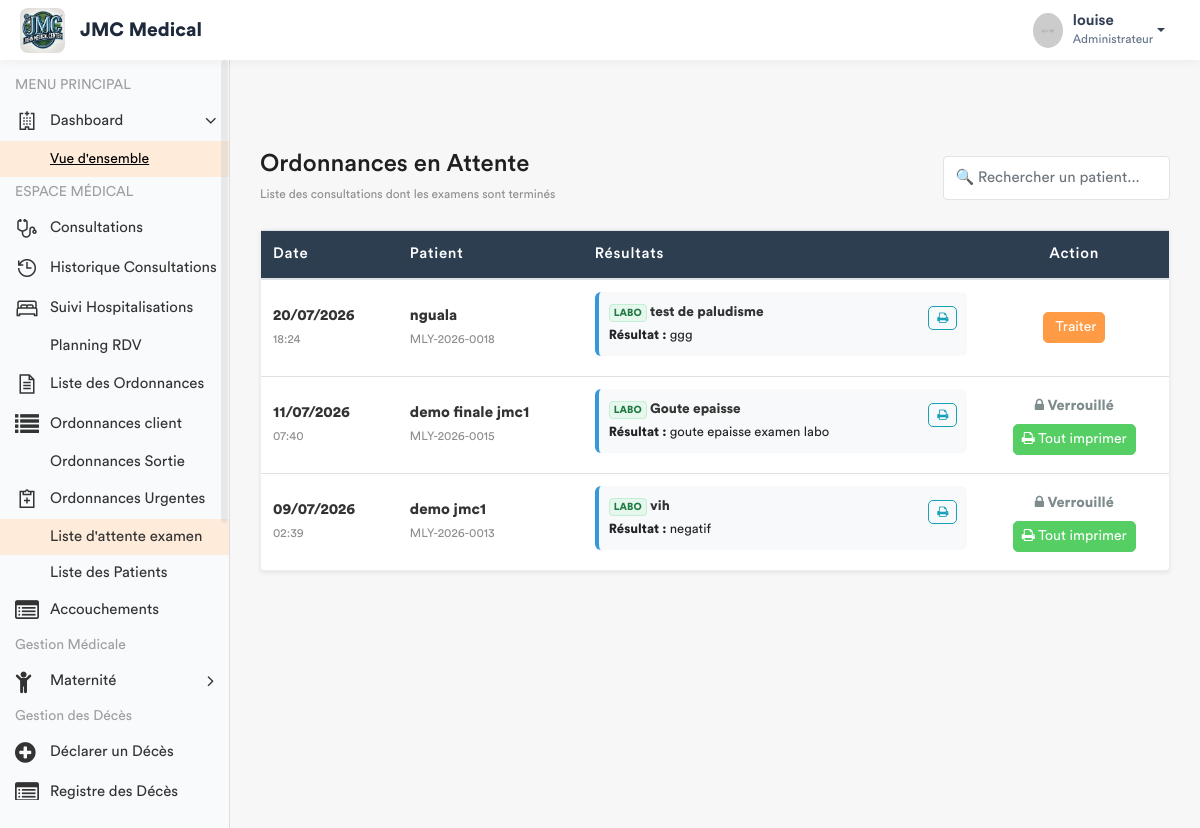
Before: /medecin/salle-d-attente/ (signed in) with the older database file.
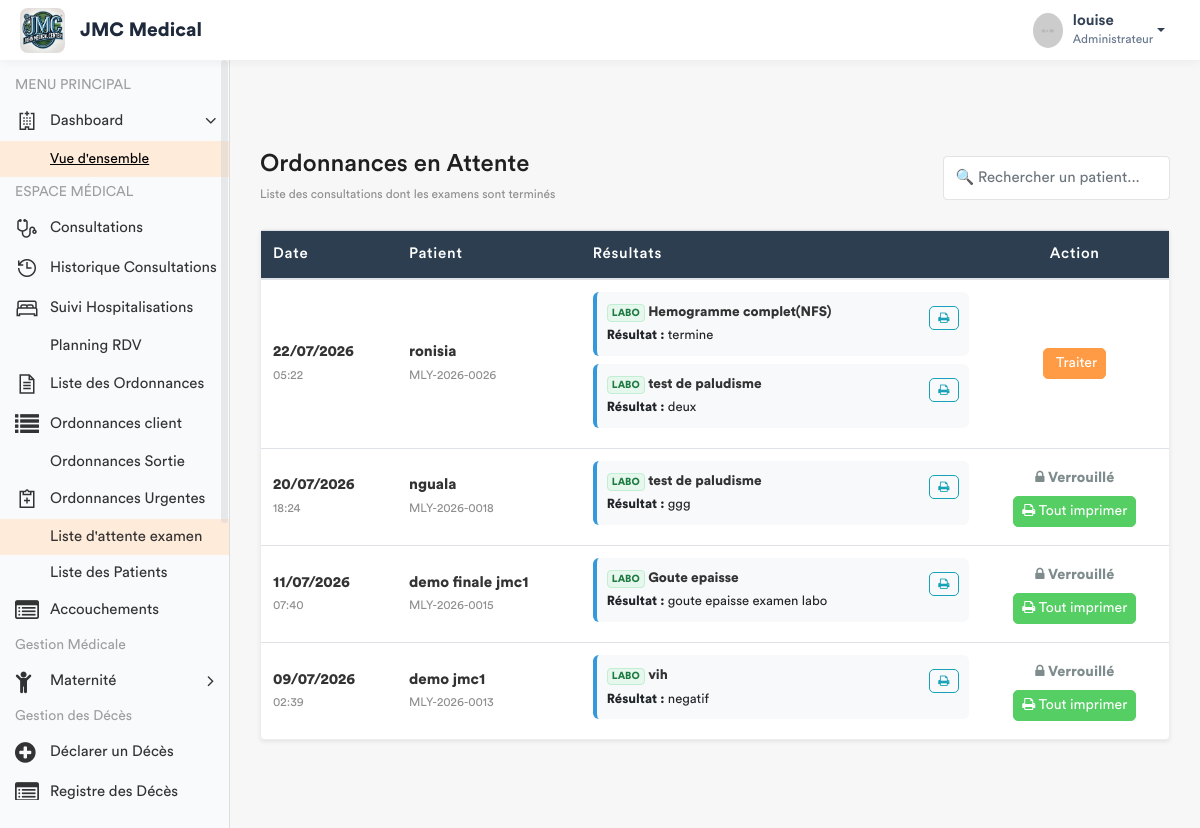
After: the same page with the newer database file.
### app/models.py (models this page shows, shortened)
class Consultation(models.Model):
    triage = models.OneToOneField(SigneVital, db_index=True, on_delete=models.CASCADE)
    medecin = models.ForeignKey(settings.AUTH_USER_MODEL, on_delete=models.SET_NULL, null=True)
    motif_consultation = models.TextField(verbose_name="Motif")
    antecedent = models.CharField(max_length  = 255 , null = True , blank = True)
    histoire_maladie = models.TextField(verbose_name="Histoire de la maladie")
    examen_physique = models.TextField(verbose_name="Examen physique")
    complement_d_anamnese = models.CharField(max_length=200, null=True)
    hypothese_diagnostique = models.TextField(verbose_name="Hypothèse diagnostique")
    date_creation = models.DateTimeField(default=timezone.now)
    consultation_payee = models.BooleanField(default=False, verbose_name="Consultation payée")
    session = models.OneToOneField(SessionSoins, on_delete=models.CASCADE, null=True)
    hopital = models.ForeignKey(Hopital , on_delete= models.SET_NULL , null = True)

class SigneVital(models.Model):
    patient = models.ForeignKey(Patient, on_delete=models.CASCADE)
    temperature = models.DecimalField(max_digits=4, decimal_places=1)
    poids = models.DecimalField(max_digits=5, decimal_places=2)
    tension_arterielle = models.CharField(max_length=10)
    frequence_cardiaque = models.IntegerField()
    frequence_respiratoire = models.IntegerField(null=True, blank=True)
    saturation_oxygene = models.IntegerField(null=True, blank=True)
    date_prelevement = models.DateTimeField(default=timezone.now)
    infirmier = models.ForeignKey(User, on_delete=models.SET_NULL, null=True)
    est_consulte = models.BooleanField(default=False)
    session = models.ForeignKey(SessionSoins, on_delete=models.CASCADE, related_name='signes_vitaux', null=True)
    hopital = models.ForeignKey(Hopital , on_delete= models.SET_NULL , null = True)

class Patient(models.Model):
    TYPE_CHOICES = [
        ('SIMPLE', 'Patient Simple'),
        ('FIDELE', 'Patient Fidèle'),
        ('CONVENTIONNE', 'Patient Conventionné'),
    ]
    code_patient = models.CharField(max_length=20, unique=True, editable=False)
    noms = models.CharField(max_length=100)
    service = models.ForeignKey('Service', on_delete=models.PROTECT, related_name='patients', null=True)
    sexe = models.CharField(max_length=1, choices=[('M', 'Masculin'), ('F', 'Féminin')])
    age = models.CharField(max_length=30)
    adresse = models.TextField()
    telephone = models.CharField(max_length=20)
    hopital = models.ForeignKey(Hopital , on_delete=models.SET_NULL , related_name= 'patient_hopital', null = True)
    type_patient = models.CharField(max_length=15, choices=TYPE_CHOICES, default='SIMPLE')
    a_carte_fidelite = models.BooleanField(default=False, verbose_name="Possède carte de fidélité")
    entreprise = models.ForeignKey(
        'Entreprise',
        on_delete=models.SET_NULL,
        null=True,
        blank=True,
        related_name='patients',
        verbose_name="Entreprise (si conventionné)"
    )
    fiche_payee = models.BooleanField(default=False)
    created_by = models.ForeignKey(User, on_delete=models.SET_NULL, null=True, related_name='patients_crees')
    date_creation = models.DateTimeField(auto_now_add=True)
    date_modification = models.DateTimeField(auto_now=True)

class DemandeExamen(models.Model):
    STATUT = [
        ('EN_ATTENTE', 'En attente'),
        ('TERMINE', 'Terminé'),
        ('ANNULE', 'Annulé'),
    ]
    consultation = models.ForeignKey('Consultation', related_name='examens', on_delete=models.CASCADE)
    prestation = models.ForeignKey('Prestation', on_delete=models.PROTECT)
    indication = models.TextField(blank=True, help_text="Note du médecin pour le technicien")
    resultat = models.TextField(blank=True, null=True)
    image_resultat = models.ImageField(upload_to='resultats_examens/', blank=True, null=True)
    technicien = models.ForeignKey(
        settings.AUTH_USER_MODEL,
        related_name='examens_realises',
        on_delete=models.SET_NULL,
        null=True,
        blank=True
    )
    statut = models.CharField(max_length=20, choices=STATUT, default='EN_ATTENTE')
    date_demande = models.DateTimeField(default=timezone.now)
    date_realisation = models.DateTimeField(null=True, blank=True)
    quantite = models.PositiveIntegerField(default=1)
    hopital = models.ForeignKey(Hopital , on_delete= models.SET_NULL , null = True)

class Prestation(models.Model):
    CATEGORIES = [
        ('ADM', 'Administratif'),
        ('CONS', 'Consultation'),
        ('LABO', 'Laboratoire'),
        ('SOIN', 'Soins'),
        ('ECHO', 'Échographie'),
        ('RADIO', 'Radiologie'),
        ('SCAN', 'Scanner'),
        ('IRM', 'IRM'),
        ('CARDIO', 'Cardiographie'),
        ('GYNECO', 'Gynécographie'),
        ('ONCO', 'Oncologie'),
        ('ORTHO', 'Orthopédie'),
        ('DERMA', 'Dermatologie'),
        ('OPHTA', 'Ophtalmologie'),
        ('PSY', 'Psychiatrie'),
        ('KINE', 'Rééducation / Kinésithérapie'),
        ('MED', 'Acte Médical'),
        ('CHIR', 'Acte Chirurgical'),
        ('CONS_MAT', 'Consultation Maternité'),
        ('MAT', 'Forfait Maternité / Accouchement'),
    ]
    libelle = models.CharField(max_length=200, verbose_name="Libellé")
    categorie = models.CharField(max_length=10, choices=CATEGORIES, verbose_name="Catégorie")
    prix = models.DecimalField(max_digits=10, decimal_places=2, default=Decimal('0.00'), verbose_name="Prix (USD)")
    hopital =  models.ForeignKey(Hopital, on_delete= models.SET_NULL , null = True , related_name = 'hopital_prestation')
    valeur_normale = models.CharField(
        max_length=150, blank=True, null=True,
        verbose_name="Valeur Normale / Référence (Labo uniquement)",
        help_text="Ex: 70-110 mg/dl, Négatif, etc."
    )
    class Meta:
        verbose_name = "Prestation"
        verbose_name_plural = "Prestations"

### app/views.py (the view, shortened to what this page needs)
# urls.py: path('medecin/salle-d-attente/', views.liste_attente_ordonnance_view, name='liste_attente_medecin'),
@login_required
def liste_attente_ordonnance_view(request):
    role = Fonction.objects.select_related('hopital', 'fonctionKey').filter(userKey=request.user).first()
    hopital_user = role.hopital if role else None
    fonctionKey = role.fonctionKey.roleName if role and role.fonctionKey else None
    if not hopital_user:
        messages.error(request, "Votre compte n'est rattaché à aucun hôpital.")
        return redirect('enregistrement_patient')
    consultations_en_attente = Consultation.objects.filter(
        examens__statut='TERMINE',
        triage__patient__hopital=hopital_user
    ).prefetch_related(
        'examens__prestation',
        'ordonnance_set'
    ).distinct().order_by('-date_creation')
    for c in consultations_en_attente:
        c.ordonnance_existante = c.ordonnance_set.exists()
        c.examens_termines = c.examens.filter(statut='TERMINE')
    lits_disponibles = Lit.objects.filter(
        est_occupe=False,
        hopital=hopital_user
    ).select_related('chambre').order_by('nom_lit')
    return render(request, 'back-end/medecin/liste_attente.html', {
        'consultations_en_attente': consultations_en_attente,
        'lits_disponibles': lits_disponibles,
        'fonctionKey': fonctionKey,
        'now': timezone.now(),
    })

### app/templates/back-end/medecin/liste_attente.html (shortened to what the changed rows need)
{% load static %}
<!DOCTYPE html>
<html lang="fr">
<head>
    {% include 'back-end/includes/css.html' %}
</head>
<body>
    <div class="main-wrapper">
        <div class="page-wrapper">
            <div class="content container-fluid">
                <div class="card shadow-sm">
                    <div class="card-body p-0">
                        <div class="table-responsive">
                            <table class="table table-hover mb-0" id="tablePatients">
                                <thead style="background: #2c3e50; color: white;">
                                    <tr>
                                        <th>Date</th>
                                        <th>Patient</th>
                                        <th>Résultats</th>
                                        <th class="text-center">Action</th>
                                    </tr>
                                </thead>
                                <tbody>
                                    {% for c in consultations_en_attente %}
                                    <tr>
                                        <td class="align-middle">
                                            <strong>{{ c.date_creation|date:"d/m/Y" }}</strong><br>
                                            <small class="text-muted">{{ c.date_creation|date:"H:i" }}</small>
                                        </td>
                                        <td class="align-middle">
                                            <strong>{{ c.triage.patient.noms }}</strong><br>
                                            <small class="text-muted">{{ c.triage.patient.code_patient }}</small>
                                        </td>
                                        <td class="align-middle">
                                            {% if c.examens_termines %}
                                                {% for exam in c.examens_termines %}
                                                <div class="exam-card">
                                                    <div class="exam-info">
                                                        <span class="badge
                                                            {% if exam.prestation.categorie == 'LABO' %}badge-labo
                                                            {% elif exam.prestation.categorie == 'RADIO' %}badge-radio
                                                            {% else %}badge-echo{% endif %}">
                                                            {{ exam.prestation.categorie }}
                                                        </span>
                                                        <strong>{{ exam.prestation.libelle }}</strong>
                                                        {% if exam.resultat %}
                                                            <span class="result-text">
                                                                <strong>Résultat :</strong> {{ exam.resultat }}
                                                            </span>
                                                        {% else %}
                                                            <span class="empty-result">Aucun résultat texte saisi</span>
                                                        {% endif %}
                                                    </div>
                                                    <a href="{% url 'imprimer_resultat' exam.id %}" target="_blank" class="btn btn-outline-info btn-exam">
                                                        <i class="fa fa-print"></i>
                                                    </a>
                                                </div>
                                                {% endfor %}
                                            {% else %}
                                                <small class="text-muted">Aucun résultat disponible</small>
                                            {% endif %}
                                        </td>
                                        <td class="text-center align-middle">
                                            {% if c.ordonnance_existante %}
                                                <div class="status-locked">
                                                    <i class="fa fa-lock"></i> Verrouillé
                                                </div>
                                                <a href="{% url 'imprimer_consultation' c.id %}" target="_blank" class="btn btn-success btn-sm mt-2">
                                                    <i class="fa fa-print"></i> Tout imprimer
                                                </a>
                                            {% else %}
                                                <button type="button" class="btn btn-primary btn-sm" data-toggle="modal" data-target="#modal{{ c.id }}">
                                                     Traiter
                                                </button>
                                            {% endif %}
                                        </td>
                                    </tr>
                                    {% empty %}
                                    <tr>
                                        <td colspan="4" class="text-center p-4 text-muted">
                                            Aucune consultation en attente.
                                        </td>
                                    </tr>
                                    {% endfor %}
                                </tbody>
                            </table>
                        </div>
                    </div>
                </div>
            </div>
        </div>
    </div>
</body>
</html>

Changed rows visible on the page:
added Consultation: date_creation "22/07/2026", date_creation "05:22", triage.patient.noms "ronisia", triage.patient.code_patient "MLY-2026-0026"
added DemandeExamen: prestation.categorie "LABO", prestation.libelle "Hemogramme complet(NFS)", resultat "termine", shown under "22/07/2026"
added DemandeExamen: prestation.categorie "LABO", prestation.libelle "test de paludisme", resultat "deux", shown under "22/07/2026"
computed for Consultation "nguala": text "Traiter" → "Verrouillé Tout imprimer"
